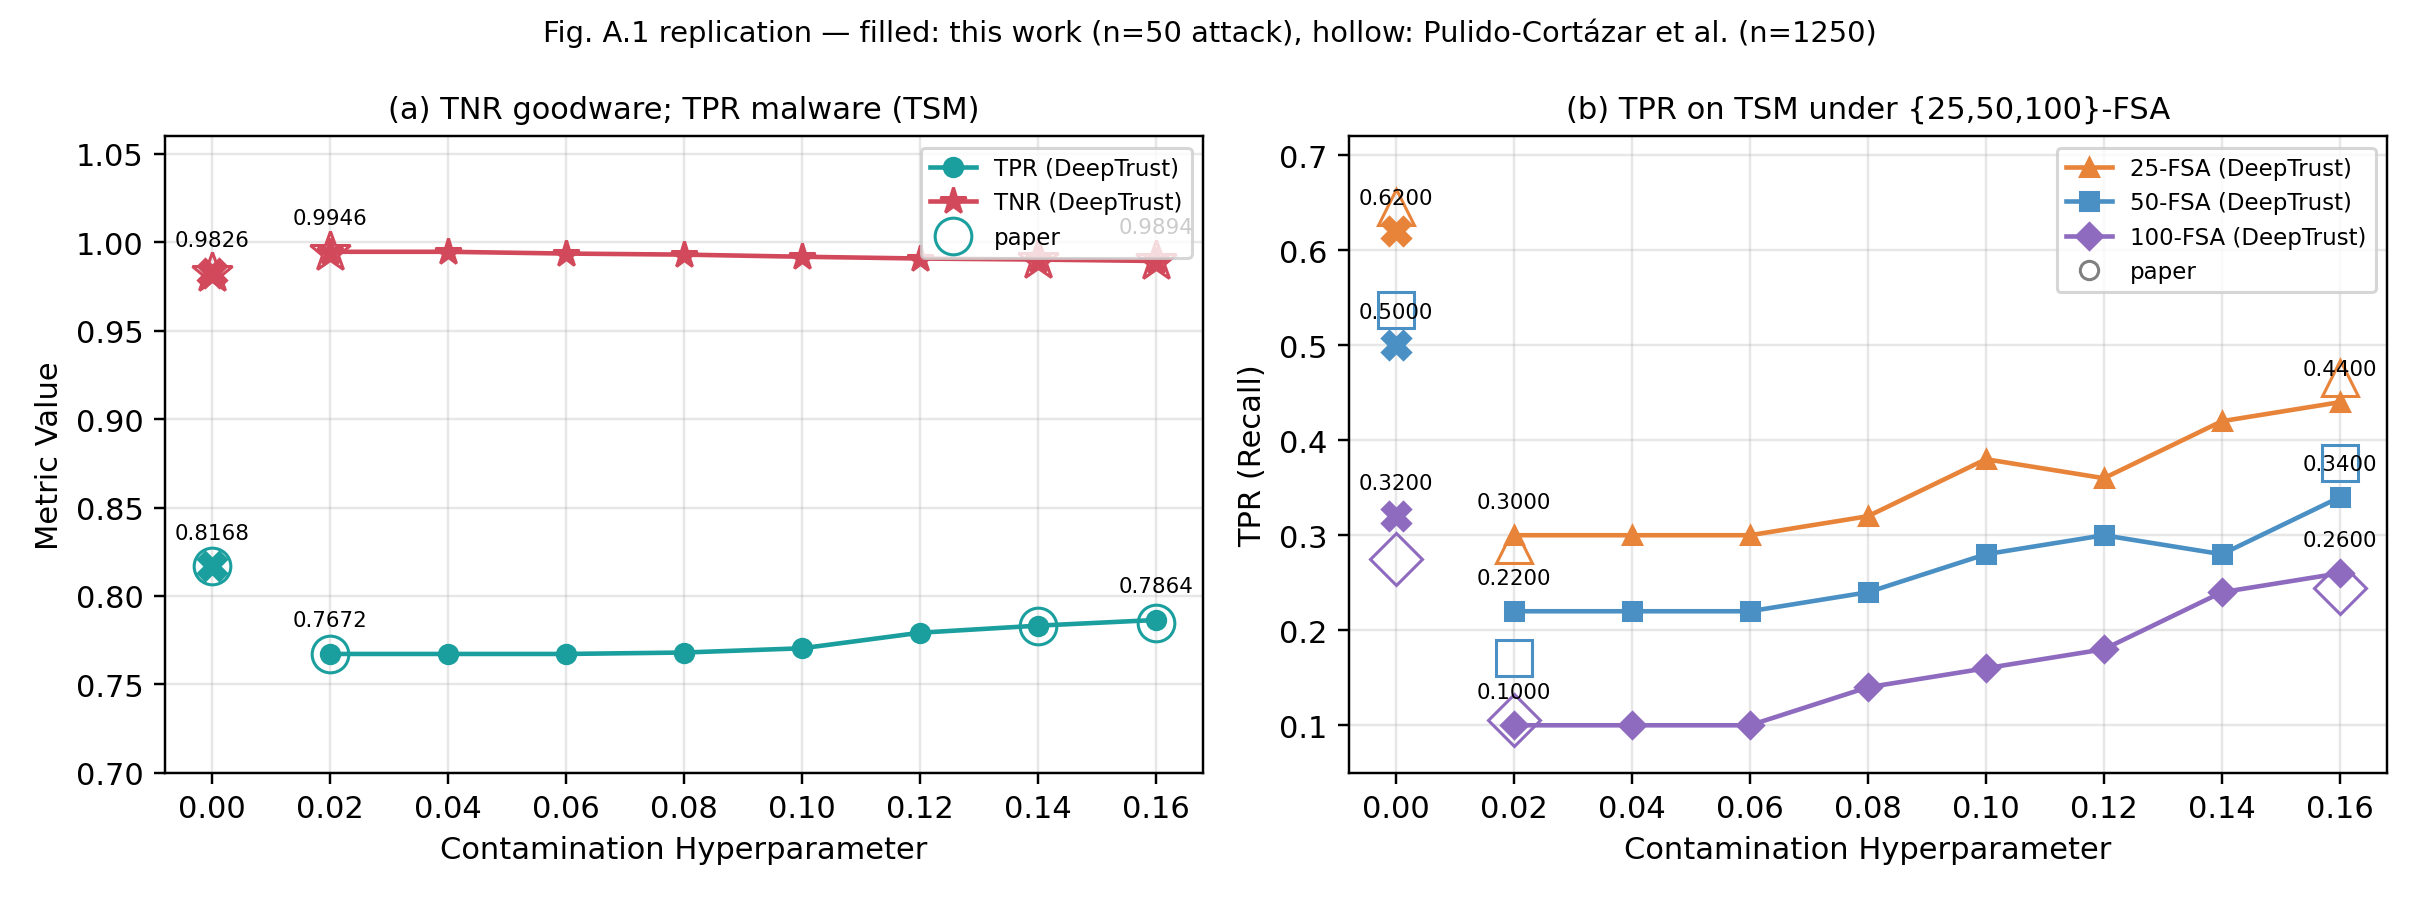

Here is the Python script that generated this plot:
import json
import numpy as np
import matplotlib

matplotlib.use("Agg")
import matplotlib.pyplot as plt

A = {r["c"]: r for r in json.load(open("figA1_panelA.json"))}
B = json.load(open("figA1_panelB.json"))
cs = sorted(c for c in A if c > 0)


def tpr(c, fsa):
    key = f"c={'None' if c == 0 else c}_fsa={fsa}"
    return B[key]["tpr"]


PA = {
    0.0: (0.9826, 0.8168),
    0.02: (0.9946, 0.7672),
    0.14: (0.9902, 0.7832),
    0.16: (0.9894, 0.7848),
}
PB = {
    25: {0.0: 0.6456, 0.02: 0.2896, 0.16: 0.4656},
    50: {0.0: 0.5368, 0.02: 0.1712, 0.16: 0.3760},
    100: {0.0: 0.2752, 0.02: 0.1056, 0.16: 0.2440},
}
STYLE = {25: ("#e8833a", "^"), 50: ("#4a90c4", "s"), 100: ("#8e6bbf", "D")}

fig, (ax1, ax2) = plt.subplots(1, 2, figsize=(11, 4.1))

ax1.plot(cs, [A[c]["tpr"] for c in cs], "o-", c="#1a9e9e", label="TPR (DeepTrust)")
ax1.plot(
    cs, [A[c]["tnr"] for c in cs], "*-", c="#d1495b", ms=9, label="TNR (DeepTrust)"
)
ax1.plot(0, A[0.0]["tpr"], "X", c="#1a9e9e", ms=9)
ax1.plot(0, A[0.0]["tnr"], "X", c="#d1495b", ms=9)
ax1.plot(
    list(PA),
    [v[1] for v in PA.values()],
    "o",
    mfc="none",
    mec="#1a9e9e",
    ms=12,
    ls="none",
    label="paper",
)
ax1.plot(
    list(PA),
    [v[0] for v in PA.values()],
    "*",
    mfc="none",
    mec="#d1495b",
    ms=14,
    ls="none",
)
for c in (0.0, 0.02, 0.16):
    for k in ("tnr", "tpr"):
        ax1.annotate(
            f"{A[c][k]:.4f}",
            (c, A[c][k]),
            fontsize=7,
            textcoords="offset points",
            xytext=(0, 9),
            ha="center",
        )
ax1.set_ylim(0.70, 1.06)
ax1.set_ylabel("Metric Value")
ax1.set_title("(a) TNR goodware; TPR malware (TSM)", fontsize=10)

for fsa in (25, 50, 100):
    col, mk = STYLE[fsa]
    ax2.plot(
        cs,
        [tpr(c, fsa) for c in cs],
        mk + "-",
        c=col,
        ms=6,
        label=f"{fsa}-FSA (DeepTrust)",
    )
    ax2.plot(0, tpr(0, fsa), "X", c=col, ms=9)
    ax2.plot(
        list(PB[fsa]), list(PB[fsa].values()), mk, mfc="none", mec=col, ms=12, ls="none"
    )
    for c in (0.0, 0.02, 0.16):
        ax2.annotate(
            f"{tpr(c, fsa):.4f}",
            (c, tpr(c, fsa)),
            fontsize=7,
            textcoords="offset points",
            xytext=(0, 9),
            ha="center",
        )
ax2.plot([], [], "o", mfc="none", mec="gray", ls="none", label="paper")
ax2.set_ylim(0.05, 0.72)
ax2.set_ylabel("TPR (Recall)")
ax2.set_title("(b) TPR on TSM under {25,50,100}-FSA", fontsize=10)

for ax in (ax1, ax2):
    ax.set_xlabel("Contamination Hyperparameter")
    ax.grid(alpha=0.3)
    ax.legend(fontsize=7.5)

fig.suptitle(
    "Fig. A.1 replication — filled: this work (n=50 attack), "
    "hollow: Pulido-Cortázar et al. (n=1250)",
    fontsize=9.5,
)
fig.tight_layout()
fig.savefig("figA1_final.png", dpi=220)
fig.savefig("figA1_final.pdf")
print("saved figA1_final.png / .pdf")
